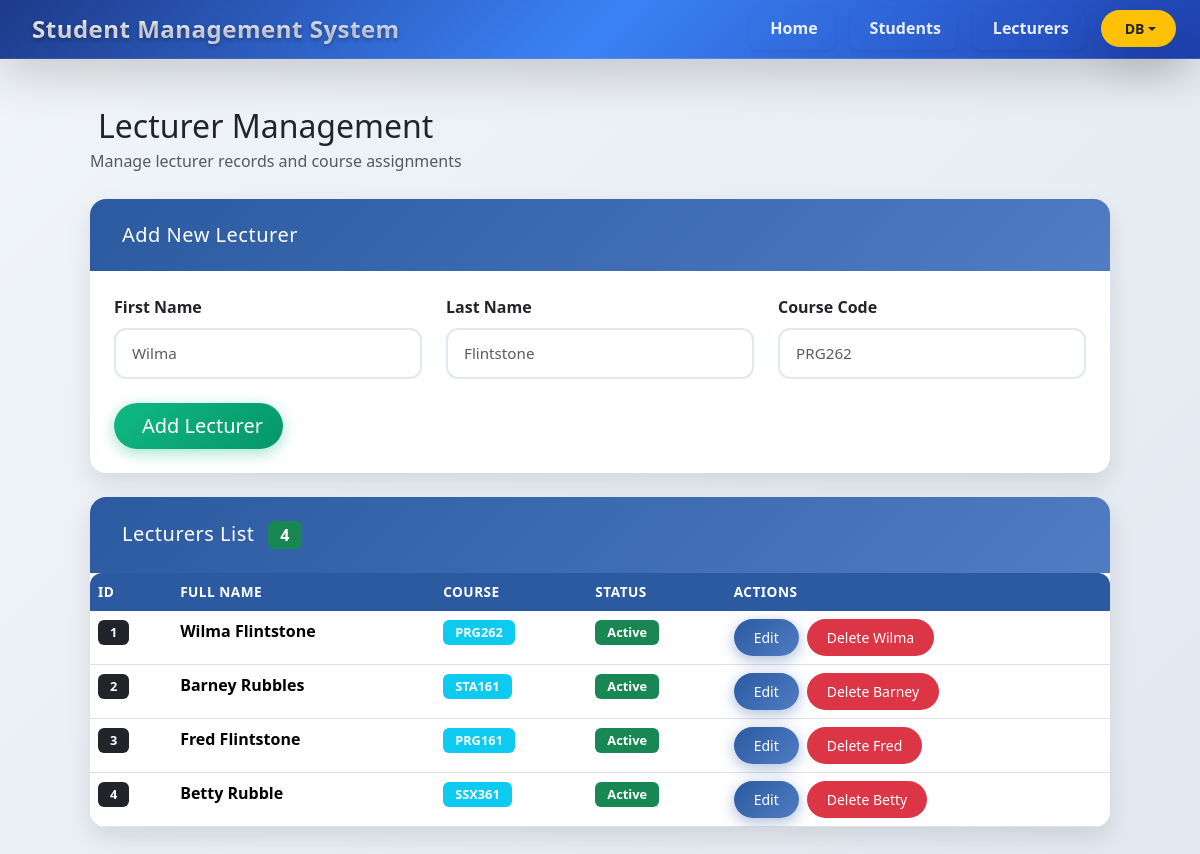
Screenshot of /lecturers with the database file from the repository.
### tables this page shows
CREATE TABLE tblLecturers (empid INTEGER PRIMARY KEY AUTOINCREMENT, fname TEXT, lname TEXT, course TEXT);

### app.py (the view)
@app.route('/lecturers')
def lecturers():
    lecturers = get_all_lecturers()
    return render_template('lecturers.html', lecturers=lecturers)

### CRUD/Read.py (called while the page is built)
def get_all_lecturers():
    conn = sqlite3.connect("SMS.db")
    cursor = conn.cursor()
    cursor.execute("SELECT empid, fname, lname, course FROM tblLecturers")
    lecturers = cursor.fetchall()
    conn.close()
    return lecturers

### templates/lecturers.html (shortened to what this page needs)
{% extends "base.html" %}
{% block content %}
<div class="container-fluid">
    <div class="d-flex justify-content-between align-items-center mb-4">
        <div>
            <h1 class="h2 mb-1">
                Lecturer Management
            </h1>
            <p class="text-muted mb-0">
                Manage lecturer records and course assignments
            </p>
        </div>
    </div>
    <div class="card shadow-lg border-0 mb-4">
        <div class="card-header bg-success text-white p-4">
            <h3 class="h5 mb-0">
                Add New Lecturer
            </h3>
        </div>
        <div class="card-body p-4">
            <form method="POST" action="/add_lecturer">
                <div class="row g-4">
                    <div class="col-md-4">
                        <label class="form-label fw-semibold">First Name</label>
                        <input type="text" class="form-control form-control-lg" name="fname" placeholder="Wilma" required>
                    </div>
                    <div class="col-md-4">
                        <label class="form-label fw-semibold">Last Name</label>
                        <input type="text" class="form-control form-control-lg" name="lname" placeholder="Flintstone" required>
                    </div>
                    <div class="col-md-4">
                        <label class="form-label fw-semibold">Course Code</label>
                        <input type="text" class="form-control form-control-lg" name="course" placeholder="PRG262" required>
                    </div>
                </div>
                <div class="mt-4">
                    <button type="submit" class="btn btn-success btn-lg px-5">
                        Add Lecturer
                    </button>
                </div>
            </form>
        </div>
    </div>
    <div class="card shadow-lg border-0">
        <div class="card-header bg-light p-4">
            <div class="row align-items-center">
                <div class="col-md-6">
                    <h3 class="h5 mb-0">
                        Lecturers List
                        <span class="badge bg-success ms-2">{{ lecturers|length }}</span>
                    </h3>
                </div>
            </div>
        </div>
        <div class="card-body p-0">
            <div class="table-responsive">
                <table class="table table-hover mb-0">
                    <thead class="table-success">
                        <tr>
                            <th>ID</th>
                            <th>Full Name</th>
                            <th>Course</th>
                            <th>Status</th>
                            <th>Actions</th>
                        </tr>
                    </thead>
                    <tbody>
                        {% for lecturer in lecturers %}
                        <tr>
                            <td>
                                <span class="badge bg-dark">{{ lecturer[0] }}</span>
                            </td>
                            <td>
                                <strong>{{ lecturer[1] }} {{ lecturer[2] }}</strong>
                            </td>
                            <td>
                                <span class="badge bg-info">{{ lecturer[3] }}</span>
                            </td>
                            <td>
                                <span class="badge bg-success">Active</span>
                            </td>
                            <td>
                                <div class="d-flex gap-2">
                                    <button class="btn btn-primary btn-sm" data-bs-toggle="modal" data-bs-target="#editModal" onclick="populateEditModal({{ lecturer[0] }}, '{{ lecturer[1] }}', '{{ lecturer[2] }}', '{{ lecturer[3] }}')">
                                         Edit
                                    </button>
                                    <a href="/delete_lecturer/{{ lecturer[0] }}" class="btn btn-danger btn-sm" onclick="return confirm('Delete {{ lecturer[1] }} {{ lecturer[2] }}?')">
                                         Delete {{ lecturer[1] }}
                                    </a>
                                </div>
                            </td>
                        </tr>
                        {% endfor %}
                    </tbody>
                </table>
            </div>
        </div>
    </div>
</div>
{% endblock %}

### static/css/style.css (style rules this page uses)
:root { --primary: #2c5aa0; --primary-dark: #1e3a5f; --secondary: #4f7cc2; --accent: #10b981; --warning: #f59e0b; --light: #f8fafc; --lighter: #f1f5f9; --dark: #1e293b; --card-shadow: 0 1px 3px 0 rgba(0, 0,0,0.1), 0 1px 2px 0 rgba(0, 0,0,0.06); --card-shadow-lg: 0 10px 25px rgba(0,0,0,0.1); }
body { background: linear-gradient(135deg, #f1f5f9 0%, #e2e8f0 100%); font-family: 'Segoe UI', Tahoma, Geneva, Verdana, sans-serif; line-height: 1.6; }
.card { border: none !important; border-radius: 16px !important; box-shadow: var(--card-shadow-lg) !important; transition: all 0.3s ease; overflow: hidden; }
.card-header { background: linear-gradient(135deg, var(--primary), var(--secondary)) !important; color: white !important; border: none !important; font-weight: 600; letter-spacing: 0.5px; }
.table { background: white; border-radius: 12px; overflow: hidden; margin-bottom: 0; }
.table thead th { background: var(--primary) !important; color: white !important; font-weight: 600; border: none; position: sticky; top: 0; z-index: 10; text-transform: uppercase; font-size: 0.85em; letter-spacing: 0.5px; }
.btn { border-radius: 25px !important; font-weight: 500; padding: 8px 20px !important; border: none !important; transition: all 0.3s ease; text-transform: none; }
.btn-primary { background: linear-gradient(135deg, var(--primary), var(--secondary)) !important; box-shadow: 0 4px 15px rgba(44,90,160,0.4); }
.btn-success { background: linear-gradient(135deg, var(--accent), #059669) !important; box-shadow: 0 4px 15px rgba(16,185,129,0.4); }
.form-control { border-radius: 12px !important; border: 2px solid #e2e8f0 !important; padding: 12px 16px !important; transition: all 0.3s ease; font-size: 0.95em; }
.badge { font-size: 0.8em !important; padding: 6px 12px !important; }
h1, h2, h3, h4, h5 { font-weight: 700; color: var(--primary-dark); }

### rows the page displays
tblLecturers: empid "1", fname "Wilma", lname "Flintstone", course "PRG262"
tblLecturers: empid "2", fname "Barney", lname "Rubbles", course "STA161"
tblLecturers: empid "3", fname "Fred", lname "Flintstone", course "PRG161"
tblLecturers: empid "4", fname "Betty", lname "Rubble", course "SSX361"

### other values shown
{{ lecturers|length }} "4"
